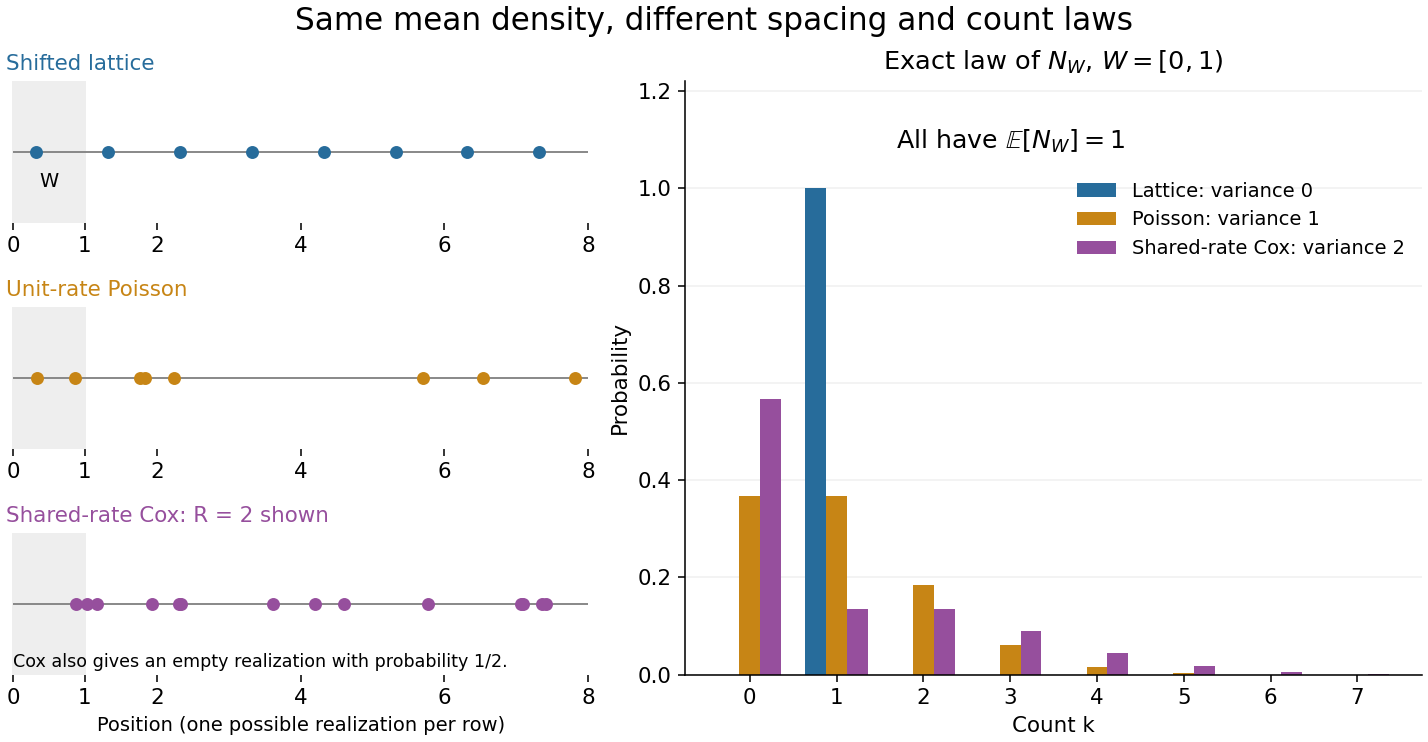

Here is the Python script that generated this plot:
"""Contrast equal-intensity point laws; Python 3.14 / NumPy 2.3.5 / Matplotlib 3.10.7.

Run from _media; deterministic illustrative samples and exact probability masses.
"""

from math import exp, factorial
from pathlib import Path

import matplotlib.pyplot as plt
import numpy as np


def main():
    plt.rcParams.update({"font.size": 11, "figure.facecolor": "white"})
    rng = np.random.default_rng(107)
    colors = ["#276c9b", "#c78515", "#964f9d"]
    fig = plt.figure(figsize=(10.2, 5.3), layout="constrained")
    grid = fig.add_gridspec(3, 2, width_ratios=[1, 1.25])
    fig.suptitle("Same mean density, different spacing and count laws", fontsize=16)
    samples = [
        np.arange(0.32, 8, 1),
        np.sort(rng.uniform(0, 8, rng.poisson(8))),
        np.sort(rng.uniform(0, 8, rng.poisson(16))),
    ]
    labels = ["Shifted lattice", "Unit-rate Poisson", "Shared-rate Cox: R = 2 shown"]
    for i, (points, label, color) in enumerate(zip(samples, labels, colors)):
        ax = fig.add_subplot(grid[i, 0])
        ax.axvspan(0, 1, color="#eeeeee")
        ax.hlines(0, 0, 8, color="#888888", linewidth=1)
        ax.scatter(points, np.zeros_like(points), color=color, s=32, zorder=3)
        ax.set_title(label, loc="left", color=color, fontsize=11)
        ax.set_xlim(-0.1, 8.1)
        ax.set_ylim(-0.6, 0.6)
        ax.set_yticks([])
        ax.spines[["top", "left", "right", "bottom"]].set_visible(False)
        ax.set_xticks([0, 1, 2, 4, 6, 8])
        if i == 0:
            ax.text(0.5, -0.3, "W", ha="center", fontsize=10)
        if i == 2:
            ax.set_xlabel("Position (one possible realization per row)", fontsize=10)
            ax.text(0, -0.53, "Cox also gives an empty realization with probability 1/2.", fontsize=9)

    ax = fig.add_subplot(grid[:, 1])
    k = np.arange(8)
    masses = [
        (k == 1).astype(float),
        np.array([exp(-1) / factorial(int(j)) for j in k]),
        np.array([0.5 * exp(-2) * 2 ** int(j) / factorial(int(j)) for j in k]),
    ]
    masses[2][0] += 0.5
    width = 0.24
    for i, (p, color, name, variance) in enumerate(zip(
        masses, colors, ["Lattice", "Poisson", "Shared-rate Cox"], [0, 1, 2],
    )):
        ax.bar(k + (i - 1) * width, p, width=width, color=color,
               label=f"{name}: variance {variance}")
    ax.set_title(r"Exact law of $N_W$, $W=[0,1)$")
    ax.set_ylabel("Probability")
    ax.set_xlabel("Count k")
    ax.set_xticks(k)
    ax.set_ylim(0, 1.22)
    ax.text(3, 1.08, r"All have $\mathbb{E}[N_W]=1$", ha="center", fontsize=13)
    ax.legend(loc="upper right", bbox_to_anchor=(1, 0.86), fontsize=10, frameon=False)
    ax.spines[["top", "right"]].set_visible(False)
    ax.grid(axis="y", alpha=0.18)
    ax.set_axisbelow(True)
    fig.savefig(Path.cwd() / (Path(__file__).stem + ".png"), dpi=140,
                facecolor="white", transparent=False)
    plt.close(fig)


if __name__ == "__main__":
    main()
